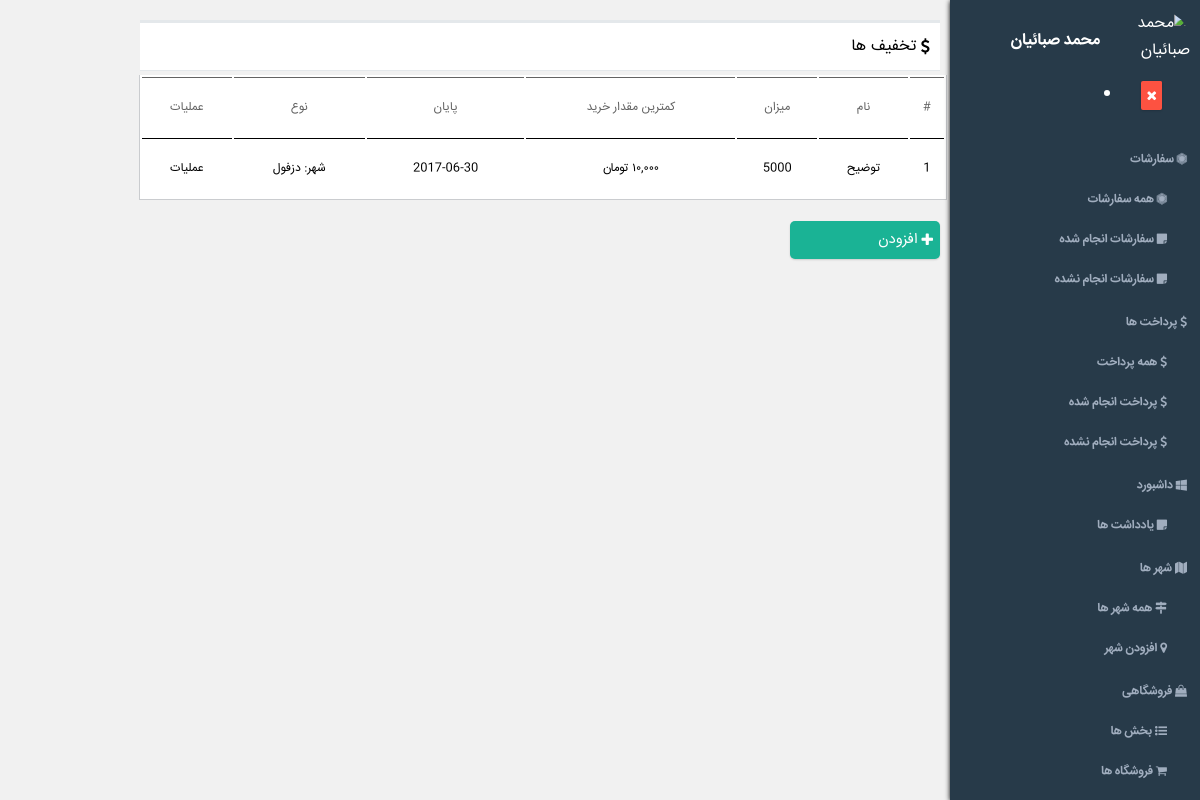
Screenshot of /admin/discount.php (signed in) with the database file from the repository.
### tables this page shows
CREATE TABLE `users` (
  `users_ID` bigint(20) UNSIGNED NOT NULL,
  `user_login` varchar(255) NOT NULL,
  `user_pass` varchar(255) NOT NULL,
  `user_display_name` varchar(255) NOT NULL,
  `user_phone` varchar(11) NOT NULL,
  `user_registered` datetime NOT NULL,
  `user_status` int(11) NOT NULL DEFAULT '1',
  `user_approve` int(11) NOT NULL DEFAULT '1',
  `user_balance` int(11) NOT NULL
);

CREATE TABLE `discounts` (
  `discount_id` bigint(20) UNSIGNED NOT NULL,
  `discount_percent` float NOT NULL,
  `discount_city` bigint(20) NOT NULL,
  `discount_shop` bigint(20) NOT NULL,
  `discount_min` int(11) NOT NULL,
  `discount_uid` bigint(20) NOT NULL,
  `discount_date` date NOT NULL,
  `discount_delete_date` date NOT NULL,
  `discount_active` tinyint(1) NOT NULL DEFAULT '1',
  `discount_description` text NOT NULL,
  `discount_code` varchar(50) NOT NULL,
  `discount_total_use` int(11) NOT NULL,
  `discount_by` bigint(20) NOT NULL
);

CREATE TABLE `cities` (
  `city_id` bigint(20) UNSIGNED NOT NULL,
  `city_state` int(11) NOT NULL,
  `city_name` varchar(255) NOT NULL,
  `city_active` tinyint(1) NOT NULL DEFAULT '0'
);

### admin/includes/admin_info.php (called while the page is built, shortened)
<?php
if(isset( $_SESSION['user_id_admin_panel'])){
    $admin_id =  intval($_SESSION['user_id_admin_panel']);
    $result = query("SELECT * FROM `users` WHERE `users_ID` = ".$admin_id);
    $result = $result->fetch();
    $admin_display_name = $result['user_display_name'];
    $user_status = intval($result['user_status']);
    $page_names = array(
        "dashboard" => "داشبورد",
        "notes" => "یادداشت ها",
        "cities" => "شهر ها",
        "online-cities" => "همه شهر ها",
        "add-city" => "افزودن شهر",
        "shopy" => "فروشگاهی",
        "sections" => "بخش ها",
        "add-section" => "افزودن بخش",
        "shops" => "فروشگاه ها",
        "add-shop" => "افزودن فروشگاه",
        "products" => "محصولات",
        "add-product" => "افزودن محصول",
        "hot-products" => "پیشنهادات داغ",
        "user" => "کاربری",
        "users" => "کاربران",
        "blocked-users" => "کاربران مسدود شده",
        "add-user" => "افزودن کاربر",
        "comment" => "دیدگاه",
        "new-comments" => "دیدگاه های جدید",
        "approved-comments" => "دیدگاه های تایید شده",
        "rejected-comments" => "دیدگاه های رد شده",
        "delivery" => "پیک",
        "delivery-centers" => "مراکز",
        "delivery-add-centers" => "افزودن مرکز",
        "delivery-driver" => "افزودن راننده",
        "delivery-online" => "پیک آنلاین",
        "discount" => "تخفیف",
        "add-discount" => "افزودن کد تخفیف",
        "all-discount" => "نمایش همه",
        "order" => "سفارشات",
        "all-order" => "همه سفارشات",
        "done-order" => "سفارشات انجام شده",
        "undone-order" => "سفارشات انجام نشده",
        "payments" => "پرداخت ها",
        "all-payments" => "همه پرداخت",
        "done-payments" => "پرداخت انجام شده",
        "undone-payments" => "پرداخت انجام نشده",
        "gallery" => "گالری",
        "new-gallery" => " تصاویر جدید",
        "accept-gallery" => "تصاویر تایید شده",
        "reject-gallery" => "تصاویر رد شده"
    );
}
?>

### functions.php (called while the page is built, shortened)
<?php
function query($sql){
    global $db;
    return $db->query($sql);
}
?>

### admin/includes/admin_functions.php (called while the page is built, shortened)
<?php
function permission($name,$redirect = false){
    global $user_status;
    if($user_status == 3){
        return true;
    }
}
?>

### admin/discount.php (the view, shortened to what this page needs)
<?php
include 'includes/header.php';
$type = isset($_GET['type']) ? $_GET['type'] : "all";
if(isset($type)){
    if($type=="all"){
        echo '
        <header class="top"> <i class="fa fa-dollar" aria-hidden="true"></i> تخفیف ها</header>
        <table class="tbl">
        <tr class="top">
            <td>#</td>
            <td>نام</td>
            <td>میزان</td>
            <td>کمترین مقدار خرید</td>
            <td>پایان</td>
            <td>نوع</td>
            <td>عملیات</td>
        </tr>
        ';
        $result = query("SELECT * FROM `discounts` ORDER  BY `discount_id` DESC");
        $i = 0;
        foreach ($result as $pr){
            $i++;
            if (check_set_empty($pr['discount_shop'])){
                $shopId= $pr['discount_shop'];
                $type = "<a target='_blank' href='shopy.php?type=shopId=$shopId'>فروشگاه</a>";
            }else if (check_set_empty($pr['discount_city'])){
                $cityId= $pr['discount_city'];
                $type = "شهر: ".query("SELECT * FROM `cities` WHERE `city_id` = ".$cityId)->fetch()['city_name'];
            }else if (check_set_empty($pr['discount_uid'])){
                $uid= $pr['discount_uid'];
                $type = "<a target='_blank' href='users.php?type=userID=$uid'>کاربر</a>";
            }
            echo '<tr>
                    <td>'.$i.'</td>
                    <td>'.$pr["discount_description"].'</td>
                    <td>'.$pr["discount_percent"].'</td>
                    <td>'.num($pr["discount_min"],true).' تومان </td>
                    <td>'.$pr["discount_delete_date"].'</td>
                    <td>'.$type.'</td>
                    <td>عملیات</td>
                </tr>
            ';
        }
        echo "</table>
                <a href='discount.php?type=add'><div class='btn btn-green'><i class='fa fa-plus'></i>  افزودن</div> </a>
            ";
    }else if($type=="add"){
        if(isset($add_ok)){
            ok("با موفقیت افزوده شد");
        }
        echo '<header class="top"><i class="fa fa-map-marker" aria-hidden="true"></i> افزودن شهر</header>
              <div class="form">
              <form action="discount.php?type=add&action=add" method="post">
                <label>توضیح تخفیف: <input type="text" placeholder="توضیح تخفیف" name="discount_description"></label><br><br>
                <label>کد تخفیف: <input type="text" placeholder="کد تخفیف" value="'.createCode().'" name="discount_code"></label><br><br>
                <label>مربوط به شهر: <input type="text" placeholder="کد شهر" name="discount_city" value="0"></label><br><br>
                <label>مربوط به فروشگاه: <input type="text" placeholder="کد فروشگاه" name="discount_shop" value="0"></label><br><br>
                <label>مربوط به شخص: <input type="text" placeholder="کد شخص" name="discount_uid" value="0"></label><br><br>
                <label>میزان تخفیف: <input type="text" placeholder="مبلغ تخفیف" name="discount_percent"></label>
                <p>برای پست رایگان مقدار -1 را وارد نمایید</p>
                <br><br>
                <label>تعداد قابل استفاده: <input type="text" placeholder="تعداد" name="discount_total_use"></label>
                <p>برای نامحدود مقدار -1 را وارد نمایید</p>
                <br><br>
                <label>حداقل میزان خرید: <input type="text" placeholder="حداقل میزان خرید تومان" name="discount_min"></label><br><br>
                <label>تاریخ پایان کد: <input type="text" placeholder="2016-10-04" name="discount_delete_date" value="2016-10-04"></label><br><br>
               <input type="submit" value="تایید" style="margin-top: -77px; margin-left: 200px;" class=\'btn btn-blue float-left\'>
              </form>
            </div>
        ';
    }
}
include 'includes/footer.php';
?>

### admin/includes/header.php (shortened to what this page needs)
<?php
include 'admin_info.php';
global $page_names;
?>
<!DOCTYPE html>
<html lang="fa">
<head>
    <link href="../module/css/admin_style.css" rel="stylesheet" type="text/css">
    <link href="../module/css/font-awesome.min.css" rel="stylesheet" type="text/css">
</head>
<body>
<aside class="aside">
    <img src="<?php echo AVATAR.$avatar; ?>" alt="<?php echo $admin_display_name; ?>" width="80" height="80">
    <br><h4 style="display: inline;float: right;margin-right: 10px;"><?php echo $admin_display_name; ?></h4>
    <br><h5 style="display: inline;float: right;margin-right: 10px;color: rgb(48, 186, 160);"><?php echo $user_position_name; ?></h5>
    <br><a href="login.php?action=out" class="logout"><li><i class="fa fa-close"></i></a>
    <br><br>
<?php
    if(permission("orders")) {
        echo '
        <ul class="aside-ul">
            <a href="order.php"> <li  data-page-name="order.php?type=all"><i class="fa fa-first-order" aria-hidden="true"></i> ' . $page_names['order'] . '</li></a>
            <ul>
                <a href="order.php?type=all"> <li data-page-name="order.php?type=all"><i class="fa fa-first-order" aria-hidden="true"></i> ' . $page_names['all-order'] . '</li></a>
                <a href="order.php?type=done"> <li data-page-name="order.php?type=done"><i class="fa fa-sticky-note" aria-hidden="true"></i> ' . $page_names['done-order'] . '</li></a>
                <a href="order.php?type=undone"> <li data-page-name="order.php?type=undone"><i class="fa fa-sticky-note" aria-hidden="true"></i> ' . $page_names['undone-order'] . '</li></a>
            </ul>
        </ul>';
    }
    if(permission("payments")) {
        echo '
        <ul class="aside-ul">
            <a href="payments.php"> <li  data-page-name="payments.php?type=all"><i class="fa fa-dollar" aria-hidden="true"></i> ' . $page_names['payments'] . '</li></a>
            <ul>
                <a href="payments.php?type=all"> <li data-page-name="payments.php?type=all"><i class="fa fa-dollar" aria-hidden="true"></i> ' . $page_names['all-payments'] . '</li></a>
                <a href="payments.php?type=done"> <li data-page-name="payments.php?type=done"><i class="fa fa-dollar" aria-hidden="true"></i> ' . $page_names['done-payments'] . '</li></a>
                <a href="payments.php?type=undone"> <li data-page-name="payments.php?type=undone"><i class="fa fa-dollar" aria-hidden="true"></i> ' . $page_names['undone-payments'] . '</li></a>
            </ul>
        </ul>';
    }
    if(permission("dashboard")) {
    echo '
    <ul class="aside-ul">
        <a href="#"> <li><i class="fa fa-windows" aria-hidden="true"></i> ' . $page_names['dashboard'] . '</li></a>
        <ul>
            <a href="#"> <li><i class="fa fa-sticky-note" aria-hidden="true"></i> ' . $page_names['notes'] . '</li></a>
        </ul>
    </ul>';
    }
    if(permission("cities")){
    echo '
    <ul class="aside-ul">
        <a href="city.php"> <li data-page-name="city.php?type=all"><i class="fa fa-map" aria-hidden="true"></i> '.$page_names['cities'].'</li></a>
        <ul>
            <a href="city.php?type=all"> <li data-page-name="city.php?type=all"><i class="fa fa-map-signs" aria-hidden="true"></i> '.$page_names['online-cities'].'</li></a>
            <a href="city.php?type=add"> <li data-page-name="city.php?type=add"><i class="fa fa-map-marker" aria-hidden="true"></i> '.$page_names['add-city'].'</li></a>
        </ul>
    </ul>';
    }
    if(permission("shopy")) {
        echo '
    <ul class="aside-ul">
        <a href="shopy.php"> <li data-page-name="shopy.php"><i class="fa fa-shopping-bag" aria-hidden="true"></i> '.$page_names['shopy'].'</li></a>
        <ul>
            <a href="shopy.php?type=sections"> <li data-page-name="shopy.php?type=sections"><i class="fa fa-list-ul" aria-hidden="true"></i> '.$page_names['sections'].'</li></a>
            <a href="shopy.php?type=shops"> <li data-page-name="shopy.php?type=shops"><i class="fa fa-shopping-cart" aria-hidden="true"></i> '.$page_names['shops'].'</li></a>
            <a href="shopy.php?type=addShop"> <li data-page-name="shopy.php?type=addShop"><i class="fa fa-plus" aria-hidden="true"></i> '.$page_names['add-shop'].'</li></a>
            <ul class="aside-ul sub-ul">
                <ul>
                <a href="shopy.php?type=products"> <li data-page-name="shopy.php?type=products"><i class="fa fa-list-alt" aria-hidden="true"></i> '.$page_names['products'].'</li></a>
                <a href="shopy.php?type=addProduct"> <li data-page-name="shopy.php?type=addProduct"><i class="fa fa-plus-square" aria-hidden="true"></i> '.$page_names['add-product'].'</li></a>
                <a href="shopy.php?type=hotProducts"> <li data-page-name="shopy.php?type=hotProducts"><i class="fa fa-star" aria-hidden="true"></i> '.$page_names['hot-products'].'</li></a>
                </ul>
            </ul>
        </ul>
    </ul>';
    }
    ?>
    <br><br>
</aside>
<main>

### module/css/admin_style.css (style rules this page uses)
* { padding: 0; margin: 0; box-sizing: border-box; transition: all .7s; }
a { text-decoration: none; color: #fff; }
body { direction: rtl; background: #F1F1F1; font-family: 'IranSans' !important; overflow-x: hidden; }
aside { background: rgb(39,58,73); width: 250px !important; height: 100% !important; position: fixed; top: 0; right: 0; color: #fff; box-shadow: 0 1px 5px #000; float: right; overflow-y: scroll !important; }
aside > img { margin: 10px 10px 0 0;border-radius: 40%; float: right }
.aside-ul { border-right:3px solid transparent; padding: 0 10px 3px 10px; }
aside ul li { list-style: none; padding: 6px 0 6px 0; font-size: 9pt; font-weight: bold; margin-top: 8px; -webkit-border-radius:10px; -moz-border-radius:10px; cursor: pointer; color: rgb(160,173,190); }
aside ul ul { margin-right: 20px; }
.btn { box-shadow: 0 1px 2px rgba(0,0,0,0.15); cursor: pointer; border-radius: 2px; transition: all ease-in-out .175s !important; display: inline-block; }
.logout { font-size: 10pt; background-color: rgb(253,82,65); color: #fff; box-shadow: 0 1px 2px rgba(0,0,0,0.15); cursor: pointer; border-radius: 2px; transition: all ease-in-out .175s !important; padding: 3px 5px 4px 6px; margin-right: -52px; float: right; }
.tbl { direction: rtl !important; border-right: 1px solid #CACCCF !important; border-left: 1px solid #CACCCF !important; border-bottom: 1px solid #CACCCF !important; margin: 4px -7px 21px 6px !important; width: 101%; background: #fff; }
.tbl .top { color: #636363 !important; text-shadow: 1px 1px 0 #FFF !important; font-size: 13px !important; }
.tbl td { text-align: center !important; border-width: 1px 0 0 !important; border-style: solid none none !important; border-color: #EBEBEB -moz-use-text-color -moz-use-text-color !important; -moz-border-top-colors: none !important; -moz-border-right-colors: none !important; -moz-border-bottom-colors: none !important; -moz-border-left-colors: none !important; border-image: none !important; padding: 19px 4px !important; font-size: 9pt; }
main { width: 810px; height: 200px; margin-right: 250px; padding:20px 10px 0 0; }
header.top { background: rgb(255, 255, 255) none repeat scroll 0% 0%; padding: 10px; border-top: 3px solid rgb(228,232,235); border-bottom: 1px solid rgb(228,232,235); }
.btn-green { background: rgb(26,179,149); border-radius: 5px; color: #fff; padding: 7px; font-size: 11pt; width: 150px; float: right; }

### rows the page displays
users: user_display_name "محمد صبائیان"
discounts: discount_description "توضیح", discount_percent "5000", discount_delete_date "2017-06-30", discount_city.city_name "شهر: دزفول"

### other values shown
$page_names['order'] "سفارشات"
$page_names['all-order'] "همه سفارشات"
$page_names['done-order'] "سفارشات انجام شده"
$page_names['undone-order'] "سفارشات انجام نشده"
$page_names['payments'] "پرداخت ها"
$page_names['all-payments'] "همه پرداخت"
$page_names['done-payments'] "پرداخت انجام شده"
$page_names['undone-payments'] "پرداخت انجام نشده"
$page_names['dashboard'] "داشبورد"
$page_names['notes'] "یادداشت ها"
$page_names['cities'] "شهر ها"
$page_names['online-cities'] "همه شهر ها"
$page_names['add-city'] "افزودن شهر"
$page_names['shopy'] "فروشگاهی"
$page_names['sections'] "بخش ها"
